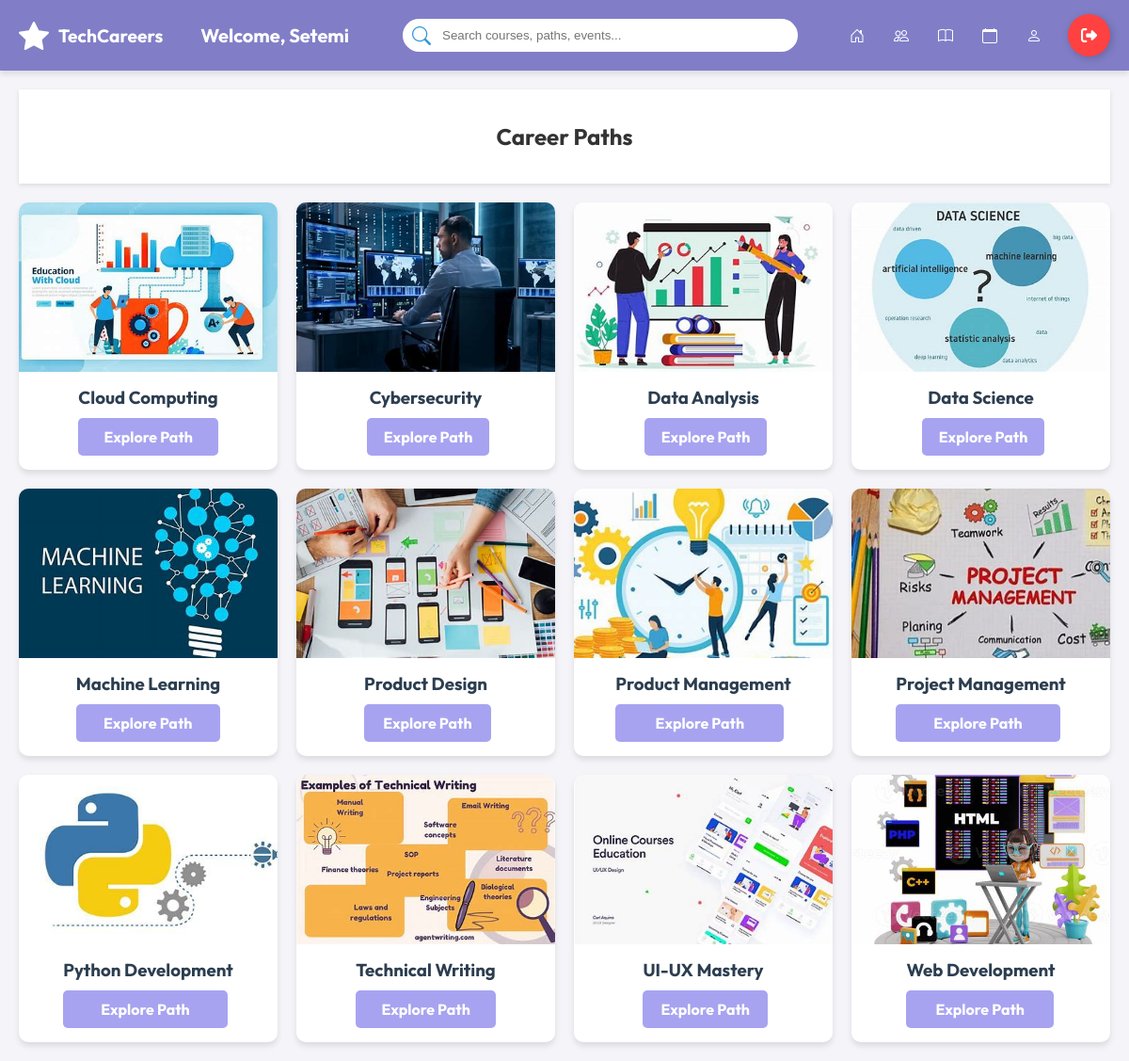
Page /Dashboard/paths.php (signed in) on the committed database.
### tables this page shows
CREATE TABLE `student` (
  `student_id` int(11) NOT NULL,
  `name` varchar(100) DEFAULT NULL,
  `age` int(11) DEFAULT NULL,
  `gender` varchar(10) DEFAULT NULL,
  `university_email` varchar(100) DEFAULT NULL,
  `email` varchar(100) DEFAULT NULL,
  `phone` varchar(15) DEFAULT NULL,
  `password` varchar(255) NOT NULL,
  `role` varchar(11) NOT NULL
);

CREATE TABLE `courses` (
  `id` int(11) NOT NULL,
  `course_name` varchar(255) NOT NULL,
  `course_image` varchar(255) NOT NULL
);

### Dashboard/paths.php (the view, shortened to what this page needs)
<?php
require_once '../LoginPage/conn.php';
$username = $_SESSION['name'];
$stmt = $conn->prepare("SELECT name FROM student WHERE name = ?");
$stmt->bind_param("s", $username);
$stmt->execute();
$result = $stmt->get_result();
if ($result->num_rows === 1) {
    $student = $result->fetch_assoc();
} else {
    session_destroy();
    header("Location: ../LoginPage/index.php?error=" . urlencode("Session expired. Please log in again."));
    exit();
}
$courseQuery = "SELECT id, course_name, course_image FROM courses ORDER BY course_name ASC";
$courseResult = $conn->query($courseQuery);
?>
<!DOCTYPE html>
<html lang="en">
<head>
    <link rel="stylesheet" href="https://cdn.jsdelivr.net/npm/bootstrap-icons@1.11.3/font/bootstrap-icons.min.css">
    <link rel="stylesheet" href="../css/userstyle.css">
</head>
<body>
    <?php include 'menu-bar.php' ?>
    <div class="main-content">
        <header>
            <h2>Career Paths</h2>
        </header>
        <div class="cards">
            <?php while ($course = $courseResult->fetch_assoc()): ?>
                <div class="card">
                    <img src="../<?= htmlspecialchars($course['course_image']) ?>" alt="<?= htmlspecialchars($course['course_name']) ?>">
                    <div class="card-content">
                        <h3><?= htmlspecialchars($course['course_name']) ?></h3>
                        <a href="roadmap.php?course_id=<?= $course['id'] ?>" class="cta-button">Explore Path</a>
                    </div>
                </div>
            <?php endwhile; ?>
        </div>
    </div>
</body>
</html>

### Dashboard/menu-bar.php (shortened to what this page needs)
<div class="header" style="background-color: #817ec7;">
        <div class="header-left">
            <a href="main.php" style="text-decoration: none">
            <div class="brand-logo">
                    <i class="bi bi-star-fill" style="font-size: 2rem; color: white;"></i>
                    <span>TechCareers</span>
                </div>
            </a>
            <h2>Welcome, <?php echo isset($student['name']) ? htmlspecialchars($student['name']) : 'Guest'; ?></h2>
        </div>
        <div class="search-container">
            <i class="bi bi-search" style="font-size: 1.25rem; color: #3498db;"></i>
            <input type="text" placeholder="Search courses, paths, events...">
        </div>
        <div class="header-right">
            <div class="header-icons">
                <a href="main.php">
                    <div class="icon-wrapper" data-tooltip="Dashboard">
                        <i class="bi bi-house-door"></i>
                    </div>
                </a>
                <a href="paths.php">
                    <div class="icon-wrapper" data-tooltip="Career Paths">
                        <i class="bi bi-people"></i>
                    </div>
                </a>
                <a href="updates.php">
                    <div class="icon-wrapper" data-tooltip="Tech Updates">
                        <i class="bi bi-book"></i>
                    </div>
                </a>
                <a href="appointments.php">
                    <div class="icon-wrapper" data-tooltip="Consultation Sessions">
                        <i class="bi bi-calendar"></i>
                    </div>
                </a>
                <a href="profile.php">
                    <div class="icon-wrapper" data-tooltip="Profile Settings">
                        <i class="bi bi-person"></i>
                    </div>
                </a>
            </div>
            <div style="width: 7.5%">
                <a href="logout.php">
                    <button class="Btn" href="logout.php">
                        <div class="sign"></div>
                    </button>
                </a>
            </div>
        </div>
     </div>

### css/userstyle.css (style rules this page uses)
body { margin: 0; font-family: "Outfit", serif; background-color: #f4f4f9; color: #333; display: flex; flex-direction: column; height: 100vh; overflow: hidden; }
a { text-decoration: none; }
.header { display: flex; justify-content: space-between; align-items: center; padding: 15px 20px; color: white; box-shadow: 0 4px 6px rgba(0, 0, 0, 0.1); flex-wrap: wrap; }
.header-left { display: flex; align-items: center; gap: 20px; flex-wrap: wrap; }
.brand-logo { display: flex; align-items: center; gap: 10px; color: white; font-size: 1.2rem; font-weight: bold; margin-right: 20px; }
.header-right { display: flex; align-items: center; gap: 20px; flex-wrap: wrap; }
.header-icons { display: flex; align-items: center; gap: 15px; }
.header-icons a { text-decoration: none; color: white; }
.icon-wrapper { position: relative; cursor: pointer; padding: 8px; border-radius: 50%; transition: background-color 0.3s ease; }
.icon-wrapper::after { content: attr(data-tooltip); position: absolute; bottom: -35px; left: 50%; transform: translateX(-50%); background-color: #2c3e50; color: white; padding: 5px 10px; border-radius: 4px; white-space: nowrap; font-size: 0.8rem; opacity: 0; visibility: hidden; transition: opacity 0.3s, visibility 0.3s; z-index: 10; }
.search-container { display: flex; align-items: center; background-color: white; border-radius: 20px; padding: 5px 10px; margin-left: 10px; flex-grow: 1; max-width: 400px; }
.search-container input { border: none; outline: none; flex-grow: 1; margin-left: 10px; }
.header h2 { margin: 0; font-size: 1.25rem; }
.main-content { flex-grow: 1; padding: 20px; overflow-y: auto; }
.cards { display: grid; grid-template-columns: repeat(4, minmax(250px, 1fr)); gap: 20px; }
.card img { width: 100%; height: 180px; object-fit: cover; }
.card-content { padding: 15px; }
.card h3 { margin: 0 0 10px; color: #2c3e50; text-align: center; }
.cta-button { display: block; padding: 10px; text-align: center; background-color: #3498db; color: white; border-radius: 5px; text-decoration: none; transition: background-color 0.3s; }
.Btn { display: flex; align-items: center; justify-content: flex-start; width: 45px; height: 45px; border: none; border-radius: 50%; cursor: pointer; position: relative; overflow: hidden; transition-duration: .3s; box-shadow: 2px 2px 10px rgba(0, 0, 0, 0.199); background-color: rgb(255, 65, 65); }
.sign { width: 100%; transition-duration: .3s; display: flex; align-items: center; justify-content: center; }
.sign svg { width: 17px; }

### Dashboard/paths.php (style rules this page uses)
.cta-button { background-color: #a7a3f0; text-decoration: none; display: inline-block; padding: 10px 15px; border-radius: 5px; color: white; font-weight: bold; }

### Dashboard/menu-bar.php (style rules this page uses)
.card { background-color: white; border-radius: 10px; box-shadow: 0 4px 6px rgba(0, 0, 0, 0.1); transition: transform 0.3s; overflow: hidden; display: flex; flex-direction: column; justify-content: center; align-items: center; }
.card a { width: 80%; text-align: center; }
header { background: white; padding: 15px; box-shadow: 0px 2px 5px rgba(0, 0, 0, 0.1); margin-bottom: 20px; text-align: center; }

### rows in the picture
student: name "Setemi"
courses: course_image (picture), course_name "Cloud Computing"
courses: course_image+course_name (picture), course_name "Cybersecurity"
courses: course_image (picture), course_name "Data Analysis"
courses: course_image (picture), course_name "Data Science"
courses: course_image (picture), course_name "Machine Learning"
courses: course_image (picture), course_name "Product Design"
courses: course_image (picture), course_name "Product Management"
courses: course_image (picture), course_name "Project Management"
courses: course_image (picture), course_name "Python Development"
courses: course_image (picture), course_name "Technical Writing"
courses: course_image (picture), course_name "UI-UX Mastery"
courses: course_image (picture), course_name "Web Development"
